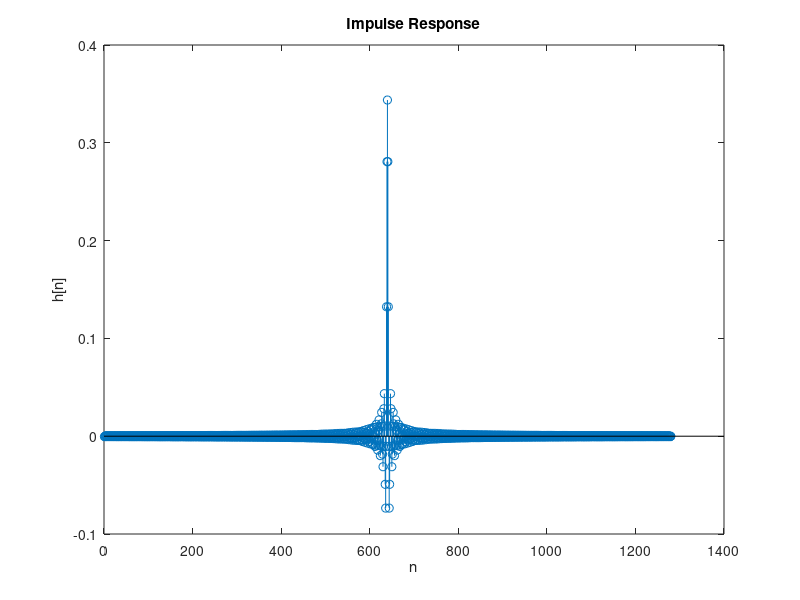
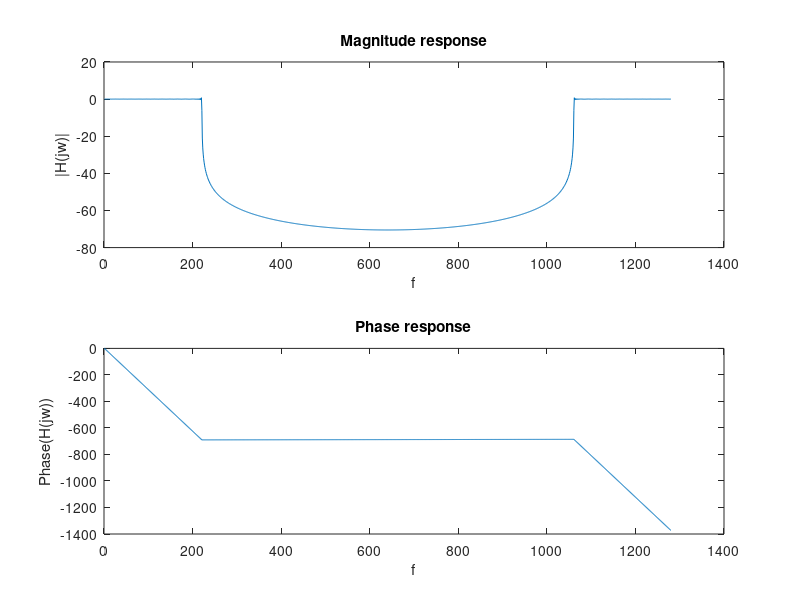

These figures' MATLAB source, in order:
clc;
clear all;
close all;
fpass=1350;%pass band frequency
fstop=1400;%stop band frequency
fs=8000;%sampling frequency
w = (fpass+fstop)*2*pi/(2*fs); %cutoff frequency
tb= ((fstop-fpass)*2*pi)/(2*fs);
d1 = 10^(-6/20);
d2 = 10^(-80/20);
N= 8*pi/tb;
N= ceil(N);
h=zeros(1,N) ;
for n = 1:N 
    if(n == N/2)
        
h((N/2)) = w/pi;
    else
    h(n) = (w/pi)*sin(w*(n - (N/2)))/(w*(n -(N/2))); %impulse response of ideal low pass filter(delayed)
    end
end

for ii=1:N
w(ii)=0.54-0.46*(cos((2*pi*ii)/(N-1)));%Hamming window
end
hw = (h.*w); %windowing the impulse response
figure, stem(h),title('Impulse Response');
xlabel('n'),ylabel('h[n]');

figure, subplot(211), plot(20.*log10(abs(fft(h))));
title('Magnitude response');
xlabel('f'),ylabel('|H(jw)|');
subplot(212), plot(unwrap(angle(fft(h))));
title('Phase response');
xlabel('f'),ylabel('Phase(H(jw))');